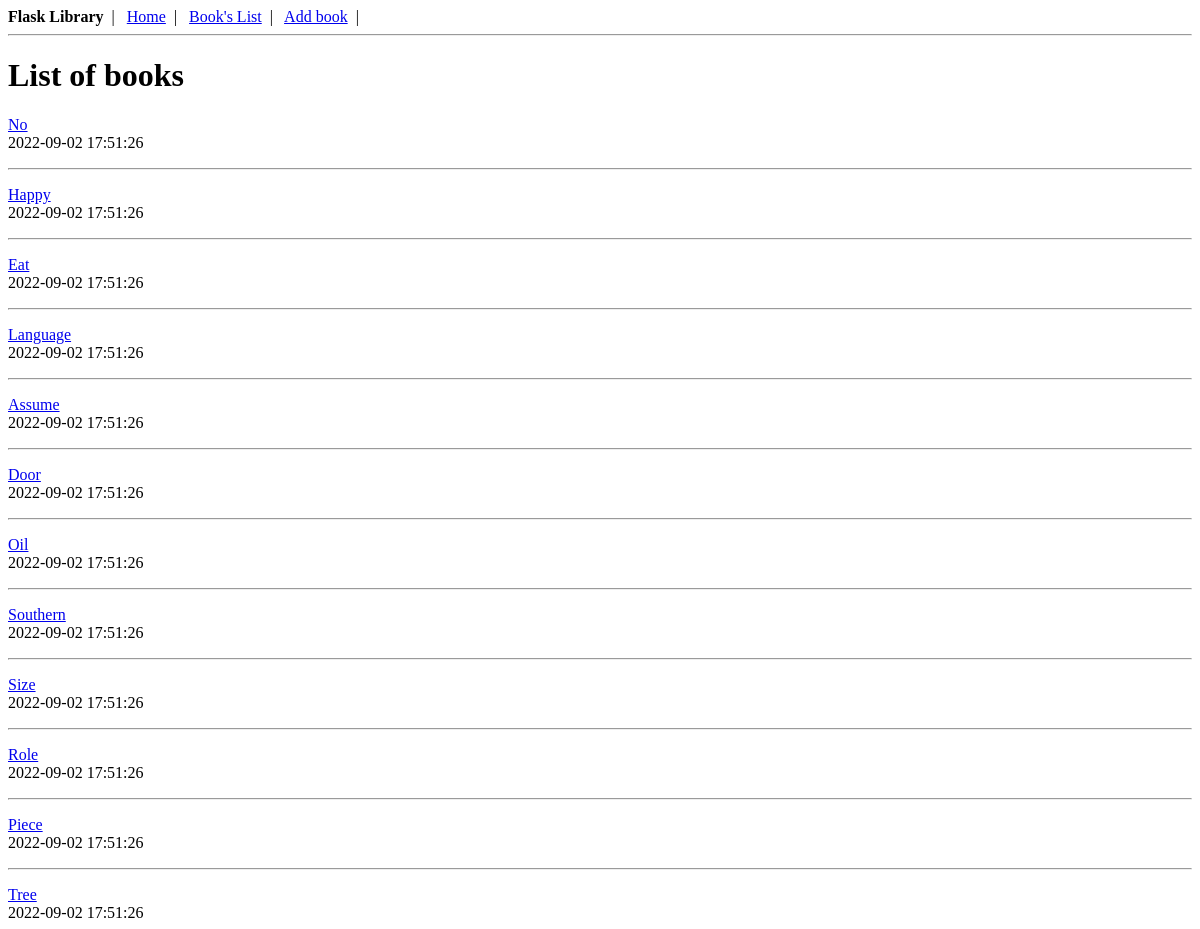
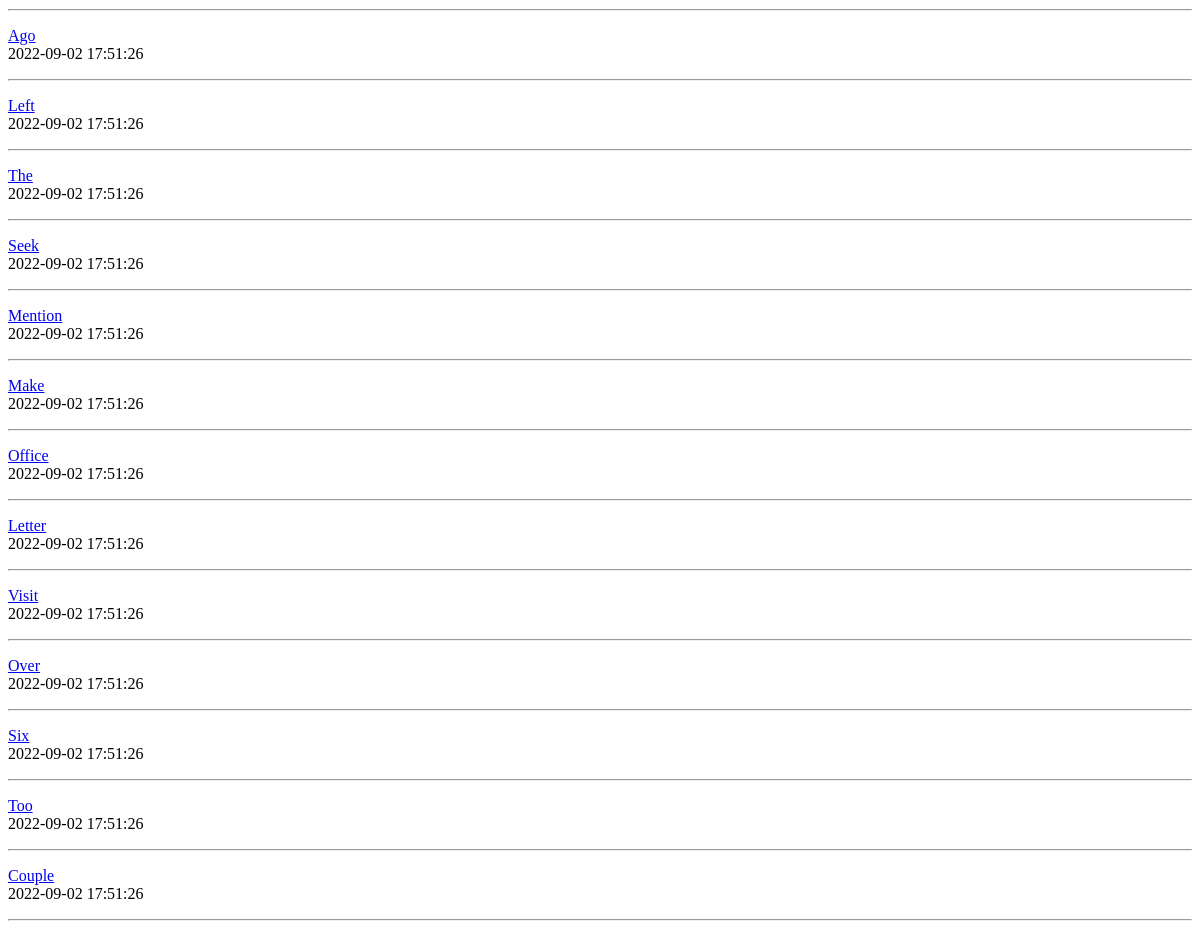
Page /books/list on the earlier database version (2 pictures, top to bottom).
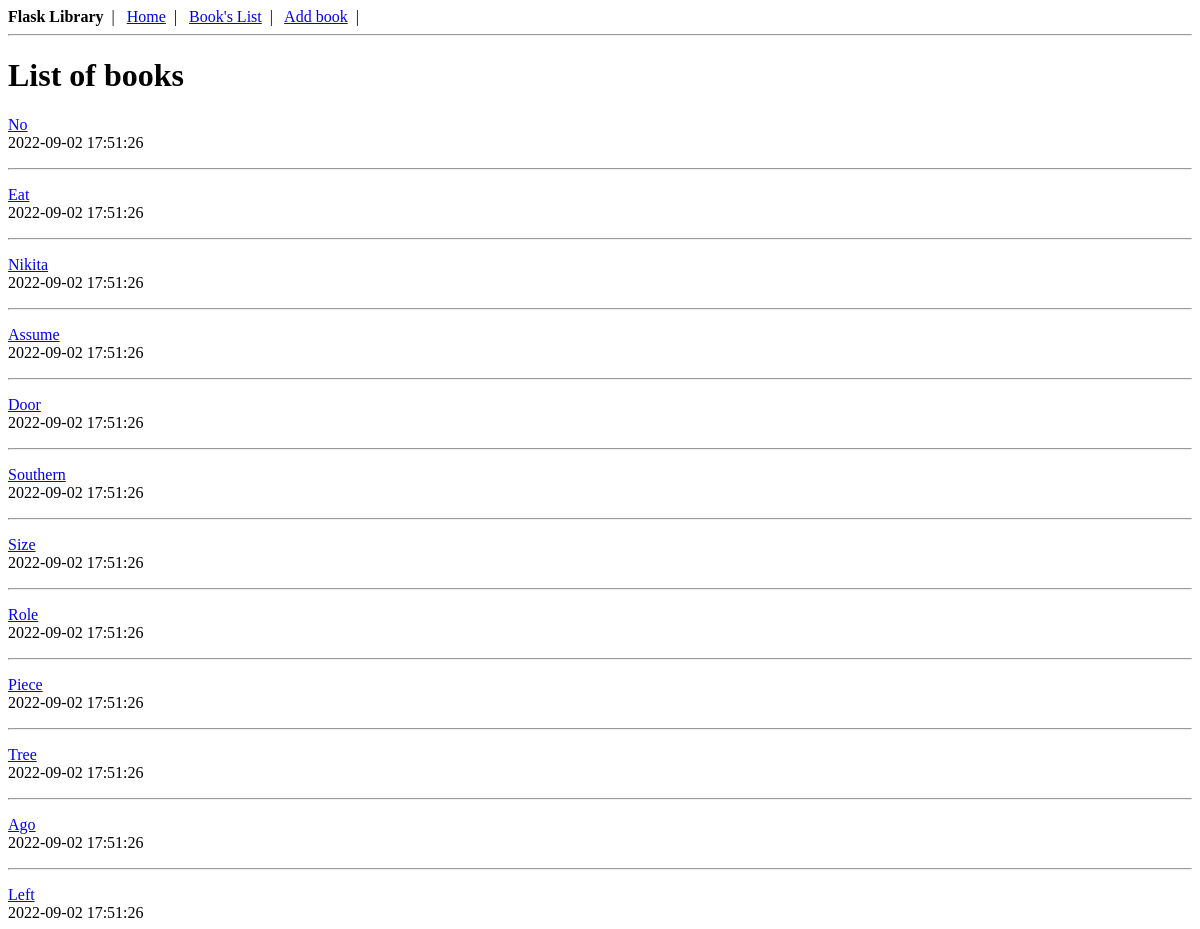
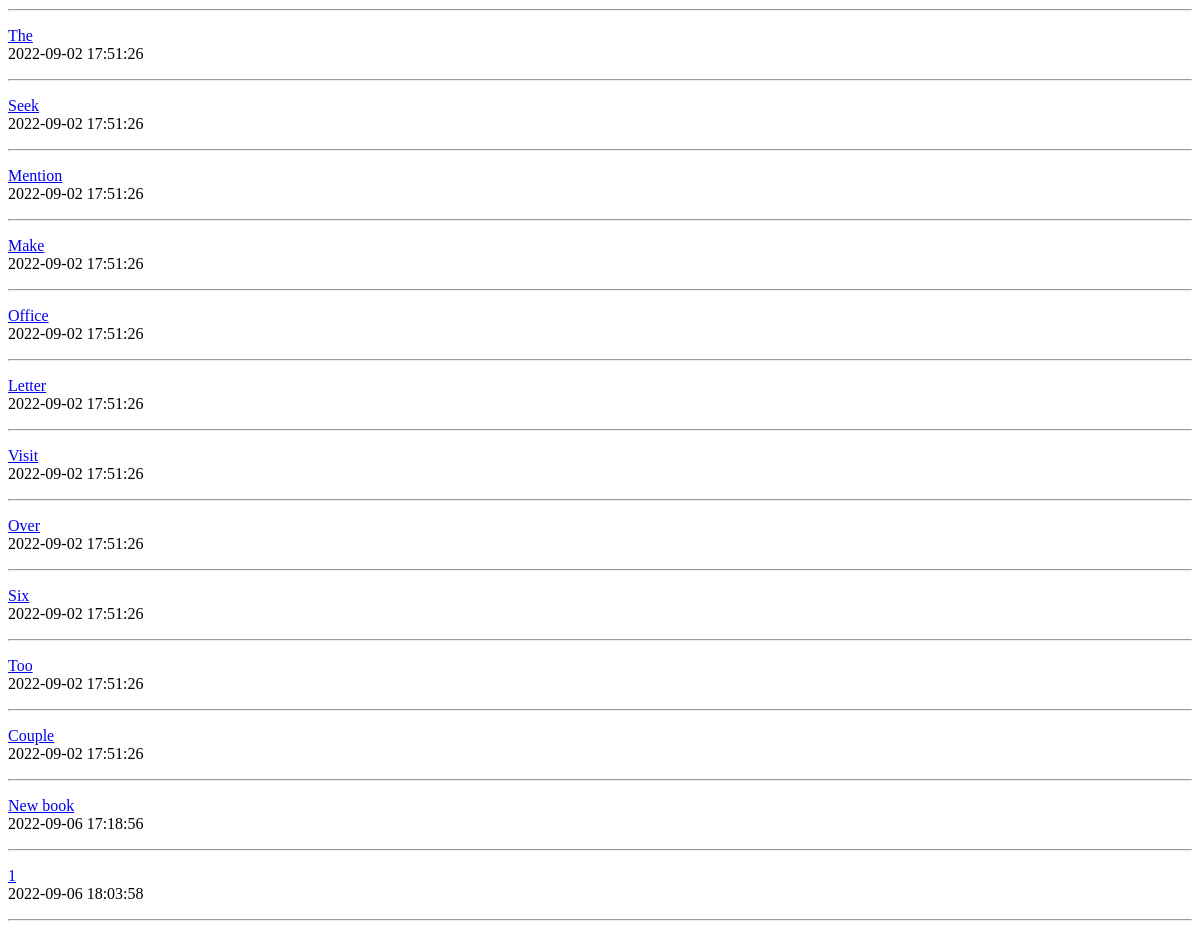
Same page on the later database version (2 pictures, top to bottom).
### tables this page shows
CREATE TABLE books (
    id INTEGER PRIMARY KEY AUTOINCREMENT,
    title TEXT NOT NULL,
    author TEXT NOT NULL,
    created TIMESTAMP NOT NULL DEFAULT CURRENT_TIMESTAMP,
    updated TIMESTAMP NOT NULL DEFAULT CURRENT_TIMESTAMP
);

### application.py (the view)
@app.route('/books/list')
def list_books():
    conn = get_connection()
    books = conn.execute('SELECT * FROM books;').fetchall()
    conn.close()
    return render_template('books/list.html', books=books)

### application.py (called while the page is built)
def get_connection():
    conn = sqlite3.connect('book_db.sqlite')
    conn.row_factory = sqlite3.Row
    return conn

### templates/books/list.html (shortened to what this page needs)
{% extends 'base.html' %}
{% block content %}
    <h1>List of books</h1>
    {% for book in books %}
        <p>
            <a href="{{ url_for('detail_book', book_id=book.id) }}">{{ book.title }}</a>
            <br>
            {{ book.created }}
        </p>
        <hr>
    {% endfor %}
{% endblock %}

### templates/base.html (shortened to what this page needs)
<!DOCTYPE html>
<html lang="en">
<head>
</head>
<body>
    <div>
      <strong>Flask Library</strong>&nbsp;&nbsp;|&nbsp;&nbsp;
        <a href="/">Home</a>&nbsp;&nbsp;|&nbsp;&nbsp;
        <a href="{{ url_for('list_books') }}">Book's List</a>&nbsp;&nbsp;|&nbsp;&nbsp;
        <a href="{{ url_for('create_book') }}">Add book</a>&nbsp;&nbsp;|&nbsp;&nbsp;
    </div>
    <hr>
    {% block content %}{% endblock %}
</body>
</html>

Differences in the rows shown:
removed books: title "Happy", created "2022-09-02 17:51:26"
removed books: title "Oil", created "2022-09-02 17:51:26"
changed books: title "Language" → "Nikita"
added books: title "New book", created "2022-09-06 17:18:56"
added books: title "1", created "2022-09-06 18:03:58"
